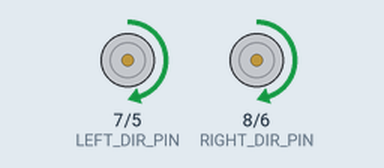
Bench run of a sketch on a simulated Arduino Uno, built with avr-gcc and run on an emulated ATmega328P. On the bench: direction and speed pins drawn as motors (green arrow = direction pin HIGH = forward, orange = LOW = backward, longer = more drive).

Above: at 1.5 s.
At 4.5 s:
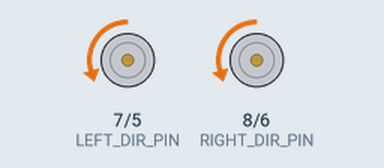
Timing chart, 0 to 7.8 s (numbered marks = the images above):
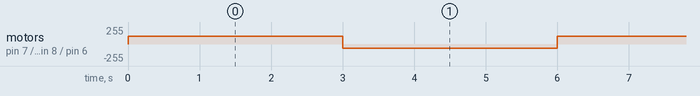

Measured:
- by itself, motor on pin 7 (LEFT_DIR_PIN) / pin 5 (LEFT_PWM_PIN), motor on pin 8 (RIGHT_DIR_PIN) / pin 6 (RIGHT_PWM_PIN): alternates forward 120/255 for 3.0 s and backward 60/255 for 3.0 s

The sketch:

00MotorControl.ino
```cpp
#define RIGHT_PWM_PIN  6
#define RIGHT_DIR_PIN  8

#define LEFT_PWM_PIN   5
#define LEFT_DIR_PIN   7

#define MAX_PWM 255
#define HIGH_PWM 120
#define LOW_PWM  60
#define MIN_PWM 0

void lowSpeed(){
  analogWrite(RIGHT_PWM_PIN, LOW_PWM);
  analogWrite(LEFT_PWM_PIN, LOW_PWM);
}

void highSpeed(){
  analogWrite(RIGHT_PWM_PIN, HIGH_PWM);
  analogWrite(LEFT_PWM_PIN, HIGH_PWM);
}

void turnRight()
{
  digitalWrite(RIGHT_DIR_PIN, HIGH);
  digitalWrite(LEFT_DIR_PIN, HIGH);
}

void turnLeft()
{
  digitalWrite(RIGHT_DIR_PIN, LOW);
  digitalWrite(LEFT_DIR_PIN, LOW);
}

void setup() {
  // put your setup code here, to run once:
  pinMode(RIGHT_PWM_PIN, OUTPUT);
  pinMode(RIGHT_DIR_PIN, OUTPUT);
  pinMode(LEFT_PWM_PIN, OUTPUT);
  pinMode(LEFT_DIR_PIN, OUTPUT);
}

void loop() {
  // put your main code here, to run repeatedly:
  highSpeed();
  turnRight();
  delay(3000);
  lowSpeed();
  turnLeft();
  delay(3000);
}
```
